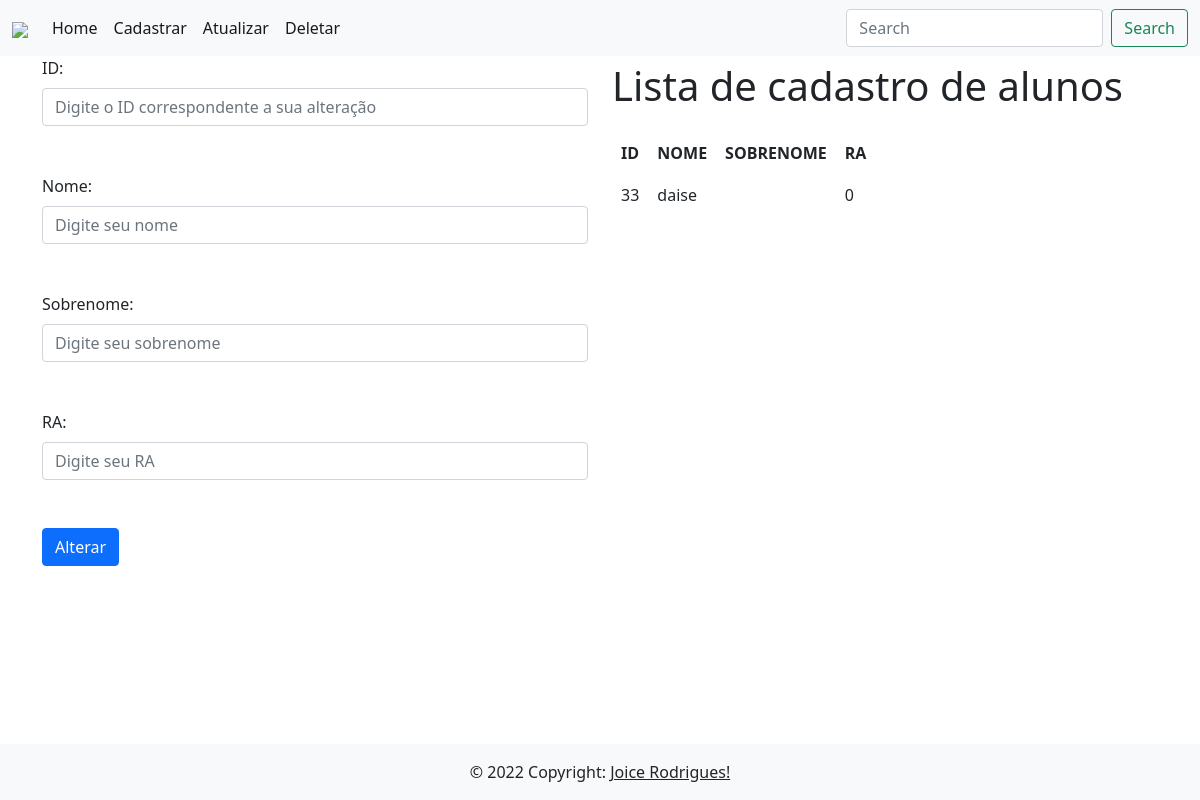
The page /src/atualiza.php on the database as committed earlier.
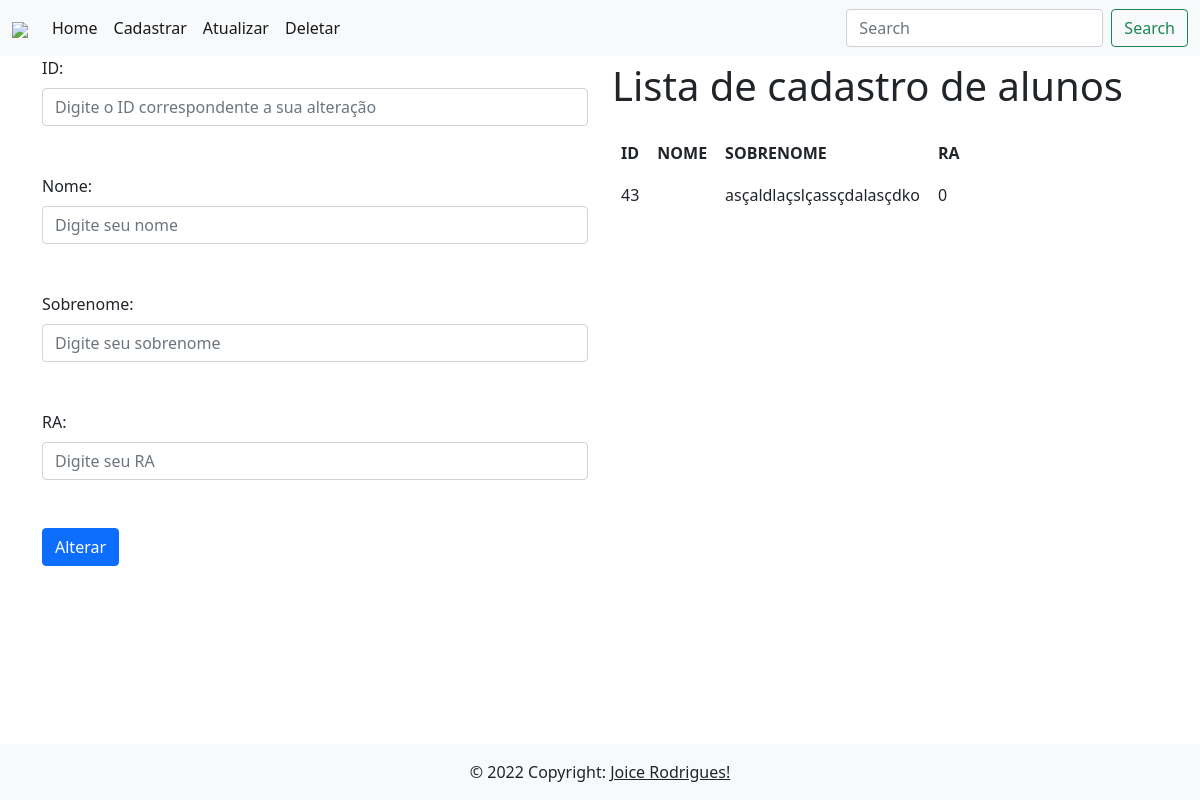
The same page on the database as committed later.
### tables this page shows
CREATE TABLE `alunos` (
  `id` int(15) NOT NULL,
  `nome` varchar(50) DEFAULT NULL,
  `ra` int(7) DEFAULT NULL,
  `sobrenome` varchar(60) DEFAULT NULL
);

### src/listar.php (the view, shortened to what this page needs)
<?php
$servername = 'localhost';
$username = 'root';
$password = '';
$dbname = 'cadalunos';
$conn = mysqli_connect($servername, $username, $password, $dbname);
$sql = "SELECT id, nome, ra, sobrenome FROM alunos";
$result = $conn->query($sql);
if ($result->num_rows > 0) {
    echo "<table align='left' cellspacing=9 cellpadding=9><tr><th>ID</th><th>NOME</th><th>SOBRENOME</th><th>RA</th></tr>";
    while($row = $result->fetch_assoc()) {
        echo "<tr><td>".$row["id"]."</td><td>".$row["nome"]."</td><td>".$row["sobrenome"]."</td><td>".$row["ra"]."</td></tr>";
    }
    echo "</table>";
} else {
    echo "0 results";
}
?>

### src/header.php (shortened to what this page needs)
<!DOCTYPE html>
<html lang="en">
<head>
    <link href="https://cdn.jsdelivr.net/npm/bootstrap@5.0.2/dist/css/bootstrap.min.css" rel="stylesheet">
</head>
<body>
<nav class="navbar navbar-expand-lg navbar-light bg-light">
  <div class="container-fluid">
    <a class="navbar-brand" href="index.php"><img src="https://i.ibb.co/mHRqbyh/ico.png" widht="50px" height="50px"></a>
    <div class="collapse navbar-collapse" id="navbarTogglerDemo02">
      <ul class="navbar-nav me-auto mb-2 mb-lg-0">
        <li class="nav-item">
          <a class="nav-link active" aria-current="page" href="../index.php">Home</a>
        </li>
        <li class="nav-item">
          <a class="nav-link active" href="../src/cadastro.php">Cadastrar</a>
        </li>
        <li class="nav-item">
          <a class="nav-link active" aria-current="page" href="../src/atualiza.php">Atualizar</a>
        </li>
        <li class="nav-item">
          <a class="nav-link active" aria-current="page" href="../src/deletar.php">Deletar</a>
        </li>
      </ul>
      <form class="d-flex">
        <input class="form-control me-2" type="search" placeholder="Search" aria-label="Search">
        <button class="btn btn-outline-success" type="submit">Search</button>
      </form>
    </div>
  </div>
</nav>
</body>
</html>

### src/atualiza.php (shortened to what this page needs)
<?php
    require_once('header.php')
?>
<!DOCTYPE html>
<html lang="en">
<head>
</head>
<body>
    <div class="container">
    <div class="row">
        <div class="col">
    <form action="../update/atualiza2.php" method="post">
        <div class="mb-2">
        <label for="nome" class="form-label"> ID:</label>
        <input class="form-control" type="text" id="id" name="id" placeholder="Digite o ID correspondente a sua alteração" required focus><br><br>
        <label for="nome" class="form-label"> Nome:</label>
        <input class="form-control" type="text" id="nome" name="nome" placeholder="Digite seu nome"><br><br>
        <label for="nome" class="form-label"> Sobrenome:</label>
        <input class="form-control" type="text" id="sobrenome" name="sobrenome" placeholder="Digite seu sobrenome"><br><br>
        <label for="ra" class="form-label">RA:</label>
        <input class="form-control" type="text" id="ra" name="ra" maxlength=7 placeholder="Digite seu RA"><br><br>
        <input class="btn btn-primary" type="submit" value="Alterar">
        </div>
    </form>
</div>
<div class="col">
    <p class="fs-1">Lista de cadastro de alunos</p>
        <?php
        require_once('listar.php')
        ?>
    </div>
</div>
</div>
<?php
require_once('footer.php');
?>

### src/footer.php (shortened to what this page needs)
<!DOCTYPE html>
<html lang="en">
    <link href="https://cdn.jsdelivr.net/npm/bootstrap@5.1.3/dist/css/bootstrap.min.css" rel="stylesheet">
<body>
<div class="footer">
    <footer class="bg-light text-center text-lg-start">
        <div class="text-center p-3">
            © 2022 Copyright:
            <a class="text-dark" href="https://github.com/joicerodrigues">Joice Rodrigues!</a>
        </div>
    </footer>
</div>
</body>
</html>

### src/footer.php (style rules this page uses)
.footer { position: absolute; bottom: 0; width: 100%; background-color: #f0f8ff; !important }

Rows that differ between the two databases and show on the page:
removed alunos: id "33", nome "daise", ra "0"
added alunos: id "43", sobrenome "asçaldlaçslçassçdalasçdko", ra "0"
